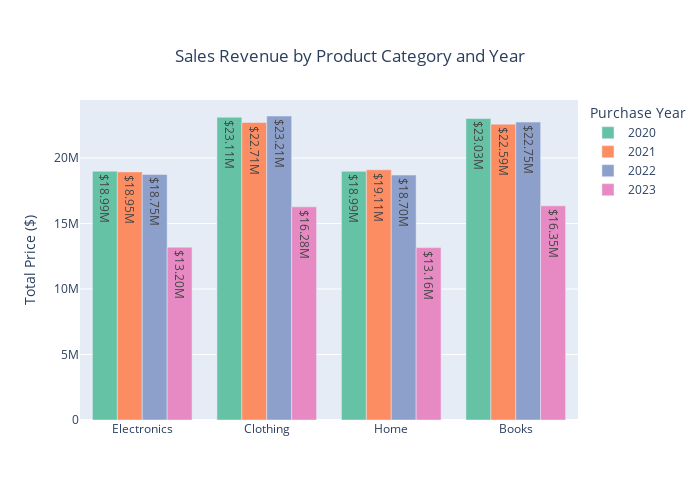

The notebook cell saved with this chart:
### Code cell
# Sales Revenue by Product Category
total_revenue = df_final.groupby(['Product Category','Purchase Year'])['Total Price'].sum().reset_index()
total_revenue['Purchase Year'] = total_revenue['Purchase Year'].astype(str)

fig2 = px.bar(total_revenue, x='Product Category', y='Total Price',
              color='Purchase Year', barmode= 'group',
              color_discrete_sequence=px.colors.qualitative.Set2,
              category_orders={'Product Category': category_order},
              title = 'Sales Revenue by Product Category and Year',
              labels={'Total Price': 'Total Price ($)'})
fig2.update_traces(texttemplate='%{y:$.4s}', textposition='inside', textangle=90)
fig2.update_layout(title={'x': 0.5, 'y': 0.9},
                  xaxis_title= None,
                  width=700, height=500)
fig2.show()

### Figure 1 — Plotly figure (JSON) as saved in the notebook; plotly's stock layout.template omitted (floating-point values rounded to 4 significant figures)
{"data": [{"alignmentgroup": "True", "hovertemplate": "Purchase Year=2020<br>Product Category=%{x}<br>Total Price ($)=%{y}<extra></extra>", "legendgroup": "2020", "marker": {"color": "rgb(102,194,165)", "pattern": {"shape": ""}}, "name": "2020", "offsetgroup": "2020", "orientation": "v", "showlegend": true, "textangle": 90, "textposition": "inside", "texttemplate": "%{y:$.4s}", "type": "bar", "x": ["Books", "Clothing", "Electronics", "Home"], "xaxis": "x", "y": [23026199, 23114112, 18994433, 18985123], "yaxis": "y"}, {"alignmentgroup": "True", "hovertemplate": "Purchase Year=2021<br>Product Category=%{x}<br>Total Price ($)=%{y}<extra></extra>", "legendgroup": "2021", "marker": {"color": "rgb(252,141,98)", "pattern": {"shape": ""}}, "name": "2021", "offsetgroup": "2021", "orientation": "v", "showlegend": true, "textangle": 90, "textposition": "inside", "texttemplate": "%{y:$.4s}", "type": "bar", "x": ["Books", "Clothing", "Electronics", "Home"], "xaxis": "x", "y": [22591121, 22714278, 18945128, 19105678], "yaxis": "y"}, {"alignmentgroup": "True", "hovertemplate": "Purchase Year=2022<br>Product Category=%{x}<br>Total Price ($)=%{y}<extra></extra>", "legendgroup": "2022", "marker": {"color": "rgb(141,160,203)", "pattern": {"shape": ""}}, "name": "2022", "offsetgroup": "2022", "orientation": "v", "showlegend": true, "textangle": 90, "textposition": "inside", "texttemplate": "%{y:$.4s}", "type": "bar", "x": ["Books", "Clothing", "Electronics", "Home"], "xaxis": "x", "y": [22747588, 23212069, 18748178, 18700942], "yaxis": "y"}, {"alignmentgroup": "True", "hovertemplate": "Purchase Year=2023<br>Product Category=%{x}<br>Total Price ($)=%{y}<extra></extra>", "legendgroup": "2023", "marker": {"color": "rgb(231,138,195)", "pattern": {"shape": ""}}, "name": "2023", "offsetgroup": "2023", "orientation": "v", "showlegend": true, "textangle": 90, "textposition": "inside", "texttemplate": "%{y:$.4s}", "type": "bar", "x": ["Books", "Clothing", "Electronics", "Home"], "xaxis": "x", "y": [16353174, 16277675, 13198421, 13164191], "yaxis": "y"}], "layout": {"barmode": "group", "height": 500, "legend": {"title": {"text": "Purchase Year"}, "tracegroupgap": 0}, "title": {"text": "Sales Revenue by Product Category and Year", "x": 0.5, "y": 0.9}, "width": 700, "xaxis": {"anchor": "y", "categoryarray": ["Electronics", "Clothing", "Home", "Books"], "categoryorder": "array", "domain": [0, 1], "title": {}}, "yaxis": {"anchor": "x", "domain": [0, 1], "title": {"text": "Total Price ($)"}}}}
